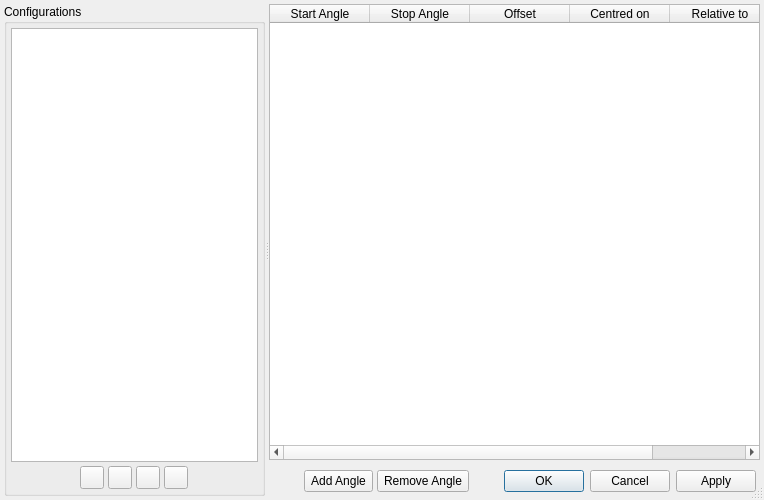
<?xml version="1.0" encoding="UTF-8"?>
<ui version="4.0">
 <class>DarkAnglesDlg</class>
 <widget class="QDialog" name="DarkAnglesDlg">
  <property name="geometry">
   <rect>
    <x>0</x>
    <y>0</y>
    <width>764</width>
    <height>500</height>
   </rect>
  </property>
  <property name="windowTitle">
   <string>Dark Angles</string>
  </property>
  <property name="sizeGripEnabled">
   <bool>true</bool>
  </property>
  <layout class="QGridLayout" name="gridLayout_4">
   <property name="leftMargin">
    <number>4</number>
   </property>
   <property name="topMargin">
    <number>4</number>
   </property>
   <property name="rightMargin">
    <number>4</number>
   </property>
   <property name="bottomMargin">
    <number>4</number>
   </property>
   <property name="spacing">
    <number>2</number>
   </property>
   <item row="0" column="0">
    <widget class="QSplitter" name="splitter">
     <property name="sizePolicy">
      <sizepolicy hsizetype="Expanding" vsizetype="Preferred">
       <horstretch>0</horstretch>
       <verstretch>0</verstretch>
      </sizepolicy>
     </property>
     <property name="orientation">
      <enum>Qt::Horizontal</enum>
     </property>
     <widget class="QWidget" name="layoutWidget">
      <layout class="QGridLayout" name="gridLayout">
       <item row="1" column="2">
        <widget class="QGroupBox" name="groupBox">
         <property name="title">
          <string>Configurations</string>
         </property>
         <layout class="QGridLayout" name="gridLayout_5">
          <property name="leftMargin">
           <number>4</number>
          </property>
          <property name="topMargin">
           <number>4</number>
          </property>
          <property name="rightMargin">
           <number>4</number>
          </property>
          <property name="bottomMargin">
           <number>4</number>
          </property>
          <property name="spacing">
           <number>4</number>
          </property>
          <item row="0" column="0" colspan="6">
           <widget class="QListWidget" name="listSeq">
            <property name="sizePolicy">
             <sizepolicy hsizetype="Expanding" vsizetype="Expanding">
              <horstretch>0</horstretch>
              <verstretch>0</verstretch>
             </sizepolicy>
            </property>
            <property name="dragDropMode">
             <enum>QAbstractItemView::InternalMove</enum>
            </property>
            <property name="alternatingRowColors">
             <bool>true</bool>
            </property>
            <property name="selectionRectVisible">
             <bool>false</bool>
            </property>
           </widget>
          </item>
          <item row="1" column="0">
           <spacer name="horizontalSpacer">
            <property name="orientation">
             <enum>Qt::Horizontal</enum>
            </property>
            <property name="sizeHint" stdset="0">
             <size>
              <width>29</width>
              <height>20</height>
             </size>
            </property>
           </spacer>
          </item>
          <item row="1" column="1">
           <widget class="QToolButton" name="btnAdd">
            <property name="sizePolicy">
             <sizepolicy hsizetype="Fixed" vsizetype="Preferred">
              <horstretch>0</horstretch>
              <verstretch>0</verstretch>
             </sizepolicy>
            </property>
            <property name="toolTip">
             <string>Add Current Angles Configuration</string>
            </property>
            <property name="text">
             <string/>
            </property>
           </widget>
          </item>
          <item row="1" column="2">
           <widget class="QToolButton" name="btnDel">
            <property name="sizePolicy">
             <sizepolicy hsizetype="Fixed" vsizetype="Preferred">
              <horstretch>0</horstretch>
              <verstretch>0</verstretch>
             </sizepolicy>
            </property>
            <property name="toolTip">
             <string>Remove Angles Configuration</string>
            </property>
            <property name="text">
             <string/>
            </property>
           </widget>
          </item>
          <item row="1" column="3">
           <widget class="QToolButton" name="btnSave">
            <property name="sizePolicy">
             <sizepolicy hsizetype="Fixed" vsizetype="Preferred">
              <horstretch>0</horstretch>
              <verstretch>0</verstretch>
             </sizepolicy>
            </property>
            <property name="toolTip">
             <string>Save Angles Configuration...</string>
            </property>
            <property name="text">
             <string/>
            </property>
           </widget>
          </item>
          <item row="1" column="4">
           <widget class="QToolButton" name="btnLoad">
            <property name="sizePolicy">
             <sizepolicy hsizetype="Fixed" vsizetype="Preferred">
              <horstretch>0</horstretch>
              <verstretch>0</verstretch>
             </sizepolicy>
            </property>
            <property name="toolTip">
             <string>Load Angles Configuration...</string>
            </property>
            <property name="text">
             <string/>
            </property>
           </widget>
          </item>
          <item row="1" column="5">
           <spacer name="horizontalSpacer_2">
            <property name="orientation">
             <enum>Qt::Horizontal</enum>
            </property>
            <property name="sizeHint" stdset="0">
             <size>
              <width>30</width>
              <height>20</height>
             </size>
            </property>
           </spacer>
          </item>
         </layout>
        </widget>
       </item>
      </layout>
     </widget>
     <widget class="QWidget" name="layoutWidget2">
      <layout class="QGridLayout" name="gridLayout_3" columnstretch="0">
       <item row="0" column="0">
        <widget class="QTableWidget" name="tableAngles">
         <property name="sizePolicy">
          <sizepolicy hsizetype="Expanding" vsizetype="Expanding">
           <horstretch>0</horstretch>
           <verstretch>0</verstretch>
          </sizepolicy>
         </property>
         <column>
          <property name="text">
           <string>Start Angle</string>
          </property>
         </column>
         <column>
          <property name="text">
           <string>Stop Angle</string>
          </property>
         </column>
         <column>
          <property name="text">
           <string>Offset</string>
          </property>
         </column>
         <column>
          <property name="text">
           <string>Centred on</string>
          </property>
         </column>
         <column>
          <property name="text">
           <string>Relative to</string>
          </property>
         </column>
        </widget>
       </item>
       <item row="1" column="0">
        <widget class="QFrame" name="frame">
         <property name="sizePolicy">
          <sizepolicy hsizetype="Preferred" vsizetype="Preferred">
           <horstretch>2</horstretch>
           <verstretch>0</verstretch>
          </sizepolicy>
         </property>
         <property name="frameShape">
          <enum>QFrame::NoFrame</enum>
         </property>
         <property name="frameShadow">
          <enum>QFrame::Plain</enum>
         </property>
         <property name="lineWidth">
          <number>0</number>
         </property>
         <layout class="QGridLayout" name="gridLayout_2">
          <property name="leftMargin">
           <number>4</number>
          </property>
          <property name="topMargin">
           <number>4</number>
          </property>
          <property name="rightMargin">
           <number>4</number>
          </property>
          <property name="bottomMargin">
           <number>4</number>
          </property>
          <property name="spacing">
           <number>4</number>
          </property>
          <item row="0" column="0">
           <spacer name="horizontalSpacer_3">
            <property name="orientation">
             <enum>Qt::Horizontal</enum>
            </property>
            <property name="sizeHint" stdset="0">
             <size>
              <width>40</width>
              <height>20</height>
             </size>
            </property>
           </spacer>
          </item>
          <item row="0" column="1">
           <widget class="QToolButton" name="btnAddAngle">
            <property name="sizePolicy">
             <sizepolicy hsizetype="Fixed" vsizetype="Preferred">
              <horstretch>0</horstretch>
              <verstretch>0</verstretch>
             </sizepolicy>
            </property>
            <property name="toolTip">
             <string>Add Dark Angle</string>
            </property>
            <property name="text">
             <string>Add Angle</string>
            </property>
            <property name="toolButtonStyle">
             <enum>Qt::ToolButtonTextBesideIcon</enum>
            </property>
           </widget>
          </item>
          <item row="0" column="2">
           <widget class="QToolButton" name="btnDelAngle">
            <property name="sizePolicy">
             <sizepolicy hsizetype="Fixed" vsizetype="Preferred">
              <horstretch>0</horstretch>
              <verstretch>0</verstretch>
             </sizepolicy>
            </property>
            <property name="toolTip">
             <string>Remove Dark Angle</string>
            </property>
            <property name="text">
             <string>Remove Angle</string>
            </property>
            <property name="toolButtonStyle">
             <enum>Qt::ToolButtonTextBesideIcon</enum>
            </property>
           </widget>
          </item>
          <item row="0" column="4">
           <widget class="QDialogButtonBox" name="buttonBox">
            <property name="sizePolicy">
             <sizepolicy hsizetype="Fixed" vsizetype="Preferred">
              <horstretch>0</horstretch>
              <verstretch>0</verstretch>
             </sizepolicy>
            </property>
            <property name="orientation">
             <enum>Qt::Horizontal</enum>
            </property>
            <property name="standardButtons">
             <set>QDialogButtonBox::Apply|QDialogButtonBox::Cancel|QDialogButtonBox::Ok</set>
            </property>
           </widget>
          </item>
          <item row="0" column="3">
           <spacer name="horizontalSpacer_4">
            <property name="orientation">
             <enum>Qt::Horizontal</enum>
            </property>
            <property name="sizeHint" stdset="0">
             <size>
              <width>40</width>
              <height>20</height>
             </size>
            </property>
           </spacer>
          </item>
         </layout>
        </widget>
       </item>
      </layout>
     </widget>
    </widget>
   </item>
  </layout>
 </widget>
 <tabstops>
  <tabstop>tableAngles</tabstop>
  <tabstop>btnAddAngle</tabstop>
  <tabstop>btnDelAngle</tabstop>
  <tabstop>listSeq</tabstop>
  <tabstop>btnAdd</tabstop>
  <tabstop>btnDel</tabstop>
  <tabstop>btnSave</tabstop>
  <tabstop>btnLoad</tabstop>
 </tabstops>
 <resources/>
 <connections>
  <connection>
   <sender>buttonBox</sender>
   <signal>accepted()</signal>
   <receiver>DarkAnglesDlg</receiver>
   <slot>accept()</slot>
   <hints>
    <hint type="sourcelabel">
     <x>248</x>
     <y>254</y>
    </hint>
    <hint type="destinationlabel">
     <x>157</x>
     <y>274</y>
    </hint>
   </hints>
  </connection>
  <connection>
   <sender>buttonBox</sender>
   <signal>rejected()</signal>
   <receiver>DarkAnglesDlg</receiver>
   <slot>reject()</slot>
   <hints>
    <hint type="sourcelabel">
     <x>316</x>
     <y>260</y>
    </hint>
    <hint type="destinationlabel">
     <x>286</x>
     <y>274</y>
    </hint>
   </hints>
  </connection>
 </connections>
</ui>
